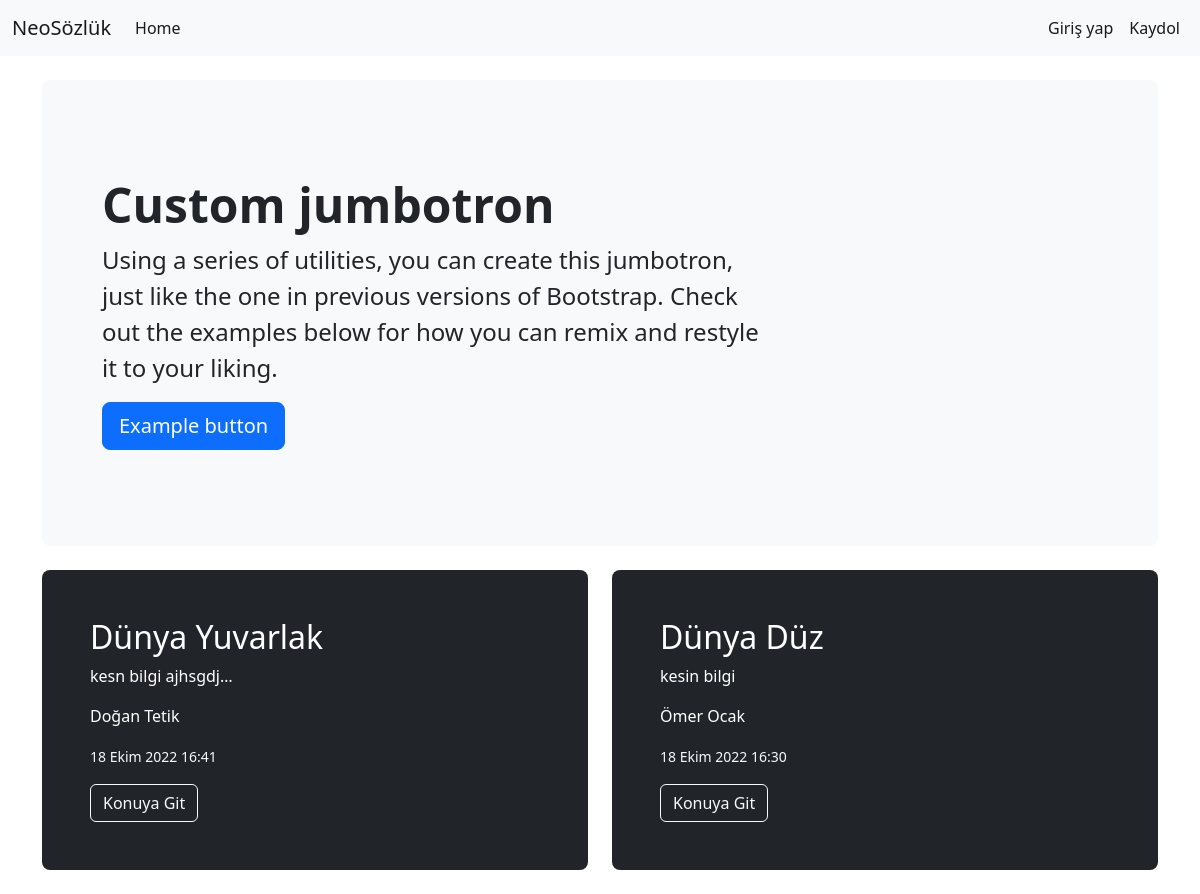
The page / on the database its author committed.
### Appmy/models.py (models this page shows)
class Contentt(models.Model):
    title = models.CharField(("Başlık"), max_length=50)
    text = models.TextField(("Yazı"))
    yazar = models.CharField(("Yazar"), max_length=50)
    new_date = models.DateTimeField(("Yayınlanma Zamanı"), auto_now_add=True)

### Appmy/views.py (the view)
# urls.py: path('', index, name='index'),
def index(request):
    postall = Contentt.objects.all().order_by('-new_date')
    context = {
        "postall":postall,
    }
    return render(request, "index.html", context)

### Appmy/templates/index.html
{% extends 'base.html' %}
{% block body %}
<main>
    <div class="container py-4">
        <div class="p-5 mb-4 bg-light rounded-3">
            <div class="container-fluid py-5">
                <h1 class="display-5 fw-bold">Custom jumbotron</h1>
                <p class="col-md-8 fs-4">Using a series of utilities, you can create this jumbotron, just like the one
                    in previous versions of Bootstrap. Check out the examples below for how you can remix and restyle it
                    to your liking.</p>
                <button class="btn btn-primary btn-lg" type="button">Example button</button>
            </div>
        </div>
        <div class="row align-items-md-stretch">
            {% for i in postall %}
            <div class="col-md-6 col-12">
                <div class="h-100 p-5 text-bg-dark rounded-3">
                    <h2>{{ i.title }}</h2>
                    <p>{{ i.text|truncatechars:20 }}</p>
                    <p>{{ i.yazar }}</p>
                    <p class="text-light"><small>{{ i.new_date }}</small></p>
                    <a href="{% url 'detail' i.id %}" class="btn btn-outline-light" type="button">Konuya Git</a>
                </div>
            </div>
            {% endfor %}
        </div>
    </div>
</main>
{% endblock body %}

### Appmy/templates/base.html (shortened to what this page needs)
<!DOCTYPE html>
<html lang="en">
<head>
    <link href="https://cdn.jsdelivr.net/npm/bootstrap@5.2.2/dist/css/bootstrap.min.css" rel="stylesheet"
>
</head>
<body>
    {% include 'part/_header.html' %}
    {% block body %}
    {% endblock body %}
</body>
</html>

### Appmy/templates/part/_header.html (shortened to what this page needs)
<nav class="navbar navbar-expand-lg bg-light">
    <div class="container-fluid">
        <a class="navbar-brand" href="/">NeoSözlük</a>
        <div class="collapse navbar-collapse justify-content-between" id="navbarNav">
            <ul class="navbar-nav">
                <li class="nav-item">
                    <a class="nav-link active" aria-current="page" href="/">Home</a>
                </li>
            </ul>
            <ul class="navbar-nav">
            {% if user.is_authenticated %}
                <li class="nav-item">
                    <a class="nav-link active" aria-current="page" href="#">{{ user.first_name }}</a>
                </li>
                <li class="nav-item">
                    <a class="nav-link active" aria-current="page" href="/logout/">Çıkış yap</a>
                </li>
            {% else %}
                <li class="nav-item">
                    <a class="nav-link active" aria-current="page" href="/login/">Giriş yap</a>
                </li>
                <li class="nav-item">
                    <a class="nav-link active" href="/register/">Kaydol</a>
                </li>
            {% endif %}
            </ul>
        </div>
    </div>
</nav>

### rows shown on the page
Contentt: title "Dünya Yuvarlak", text "kesn bilgi ajhsgdj…", yazar "Doğan Tetik", new_date "18 Ekim 2022 16:41"
Contentt: title "Dünya Düz", text "kesin bilgi", yazar "Ömer Ocak", new_date "18 Ekim 2022 16:30"
